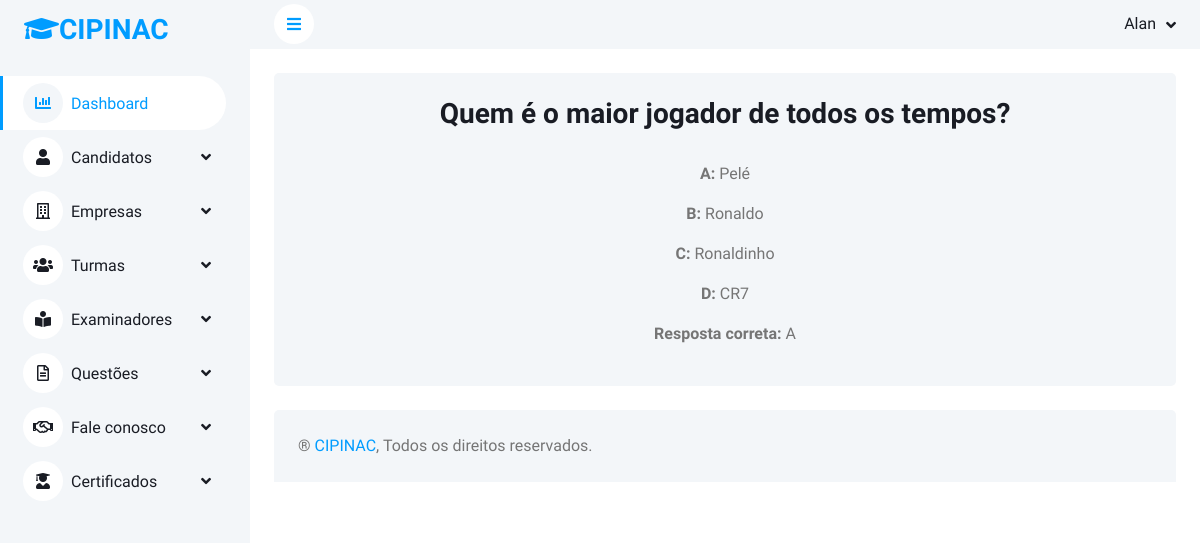
The app's page /questao/visualizar/1/ (signed in) with its own data.
### alunos/models.py (models this page shows, shortened)
class Questao(models.Model):
    NIVEL =  (
        ("Fácil", "Fácil"),
        ("Difícil", "Difícil"),
    )
    CORRETA =  (
        ("A", "A"),
        ("B", "B"),
        ("C", "C"),
        ("D", "D"),
    )
    enunciado = models.TextField()
    imagem = models.ImageField(null=True, blank=True, upload_to='imagens_questoes/')
    categoria = models.ForeignKey(Categoria_questao, null=True, blank=True, on_delete=models.SET_NULL)
    nivel = models.CharField(max_length=50, choices=NIVEL)
    a = models.CharField(max_length=100)
    b = models.CharField(max_length=100)
    c = models.CharField(max_length=100)
    d = models.CharField(max_length=100)
    resposta_correta = models.CharField(max_length=50, choices=CORRETA)

### alunos/views.py (the view)
# urls.py: path('questao/visualizar/<int:pk>/', views.visualizar_questao, name='visualizar_questao'),
@login_required(login_url='index')
def visualizar_questao(request, pk):
    questao = Questao.objects.get(id=pk)
    return render(request, 'visualizar-questao.html', {'questao': questao})

### templates/visualizar-questao.html (shortened to what this page needs)
{% extends 'base.html' %}
{% load static %}
{% load widget_tweaks %}
{% block content %}
                    <div class="container-fluid pt-4 px-4 text-center">
                        <div class="bg-light rounded h-100 p-4">
                            <h3>{{questao.enunciado}}</h3>
                            <p><b>A:</b> {{questao.a}}</p>
                            <p><b>B:</b> {{questao.b}}</p>
                            <p><b>C:</b> {{questao.c}}</p>
                            <p><b>D:</b> {{questao.d}}</p>
                            <p><b>Resposta correta:</b> {{questao.resposta_correta}}</p>
                        </div>
                    </div>
{% endblock %}

### templates/base.html (shortened to what this page needs)
{% load static %}
<!DOCTYPE html>
<html lang="pt-br">
<head>
    <link href="https://cdnjs.cloudflare.com/ajax/libs/font-awesome/5.10.0/css/all.min.css" rel="stylesheet">
    <link href="https://cdn.jsdelivr.net/npm/bootstrap-icons@1.4.1/font/bootstrap-icons.css" rel="stylesheet">
    <link href="{% static 'assets/css/bootstrap.min.css' %}" rel="stylesheet">
    <link href="{% static 'assets/css/style.css' %}" rel="stylesheet">
</head>
<body>
    <div class="container-xxl position-relative bg-white d-flex p-0">
        <div class="sidebar pe-4 pb-3">
            <nav class="navbar bg-light navbar-light">
                <a href="{% url 'index' %}" class="navbar-brand mx-4 mb-3">
                    <h3 class="text-primary"><i class="fa fa-graduation-cap"></i>CIPINAC</h3>
                </a>
                <div class="navbar-nav w-100">
                    <a href="{% url 'dashboard' %}" class="nav-item nav-link active"><i class="fa fa-chart-bar me-2"></i>Dashboard</a>
                    <div class="nav-item dropdown">
                        <a href="#" class="nav-link dropdown-toggle" data-bs-toggle="dropdown"><i class="fa fa-user me-2"></i>Candidatos</a>
                    </div>
                    <div class="nav-item dropdown">
                        <a href="#" class="nav-link dropdown-toggle" data-bs-toggle="dropdown"><i class="far fa-building me-2"></i>Empresas</a>
                    <div class="nav-item dropdown">
                        <a href="#" class="nav-link dropdown-toggle" data-bs-toggle="dropdown"><i class="far fas fa-users me-2"></i>Turmas</a>
                    </div>
                    <div class="nav-item dropdown">
                        <a href="#" class="nav-link dropdown-toggle" data-bs-toggle="dropdown"><i class="far fas fa-book-reader me-2"></i>Examinadores</a>
                    </div>
                    <div class="nav-item dropdown">
                        <a href="#" class="nav-link dropdown-toggle" data-bs-toggle="dropdown"><i class="far fa-file-alt me-2"></i>Questões</a>
                    </div>
                    <div class="nav-item dropdown">
                        <a href="#" class="nav-link dropdown-toggle" data-bs-toggle="dropdown"><i class="far far fa-handshake me-2"></i>Fale conosco</a>
                    </div>
                    <div class="nav-item dropdown">
                        <a href="#" class="nav-link dropdown-toggle" data-bs-toggle="dropdown"><i class="far far fas fa-user-graduate me-2"></i>Certificados</a>
                    </div>
                </div>
            </nav>
        </div>
        <div class="content">
            <nav class="navbar navbar-expand bg-light navbar-light sticky-top px-4 py-0">
                <a href="#" class="sidebar-toggler flex-shrink-0">
                    <i class="fa fa-bars"></i>
                </a>
                <div class="navbar-nav align-items-center ms-auto">
                    <div class="nav-item dropdown">
                        <a href="#" class="nav-link dropdown-toggle" data-bs-toggle="dropdown">
                            <span class="d-none d-lg-inline-flex">{{request.user.first_name}}</span>
                        </a>
                    </div>
                </div>
            </nav>
                    {% block content %}{% endblock %}
            <div class="container-fluid pt-4 px-4">
                <div class="bg-light rounded-top p-4">
                    <div class="row">
                        <div class="col-12 col-sm-6 text-center text-sm-start">
                            ® <a href="#">CIPINAC</a>, Todos os direitos reservados.
                        </div>
                    </div>
                </div>
            </div>
        </div>
    </div>
</body>
</html>

### static/assets/css/style.css (style rules this page uses)
:root { --primary: #009CFF; --light: #F3F6F9; --dark: #191C24; }
.sidebar { position: fixed; top: 0; left: 0; bottom: 0; width: 250px; height: 100vh; overflow-y: auto; background: var(--light); transition: 0.5s; z-index: 999; }
.content { margin-left: 250px; min-height: 100vh; background: #FFFFFF; transition: 0.5s; }
@media (min-width: 992px) { .sidebar { margin-left: 0; } }
@media (min-width: 992px) { .content { width: calc(100% - 250px); } }
.sidebar .navbar .navbar-nav .nav-link { padding: 7px 20px; color: var(--dark); font-weight: 500; border-left: 3px solid var(--light); border-radius: 0 30px 30px 0; outline: none; }
.sidebar .navbar .navbar-nav .nav-link:hover, .sidebar .navbar .navbar-nav .nav-link.active { color: var(--primary); background: #FFFFFF; border-color: var(--primary); }
.sidebar .navbar .navbar-nav .nav-link i { width: 40px; height: 40px; display: inline-flex; align-items: center; justify-content: center; background: #FFFFFF; border-radius: 40px; }
.sidebar .navbar .navbar-nav .nav-link:hover i, .sidebar .navbar .navbar-nav .nav-link.active i { background: var(--light); }
.sidebar .navbar .dropdown-toggle::after { position: absolute; top: 15px; right: 15px; border: none; content: "\f107"; font-family: "Font Awesome 5 Free"; font-weight: 900; transition: .5s; }
.content .navbar .navbar-nav .nav-link { margin-left: 25px; padding: 12px 0; color: var(--dark); outline: none; }
.content .navbar .sidebar-toggler, .content .navbar .navbar-nav .nav-link i { width: 40px; height: 40px; display: inline-flex; align-items: center; justify-content: center; background: #FFFFFF; border-radius: 40px; }
.content .navbar .dropdown-toggle::after { margin-left: 6px; vertical-align: middle; border: none; content: "\f107"; font-family: "Font Awesome 5 Free"; font-weight: 900; transition: .5s; }

### records on screen
Questao: enunciado "Quem é o maior jogador de todos os tempos?", a "Pelé", b "Ronaldo", c "Ronaldinho", d "CR7", resposta_correta "A"

### other values on screen
{{ request.user.first_name }} "Alan"
